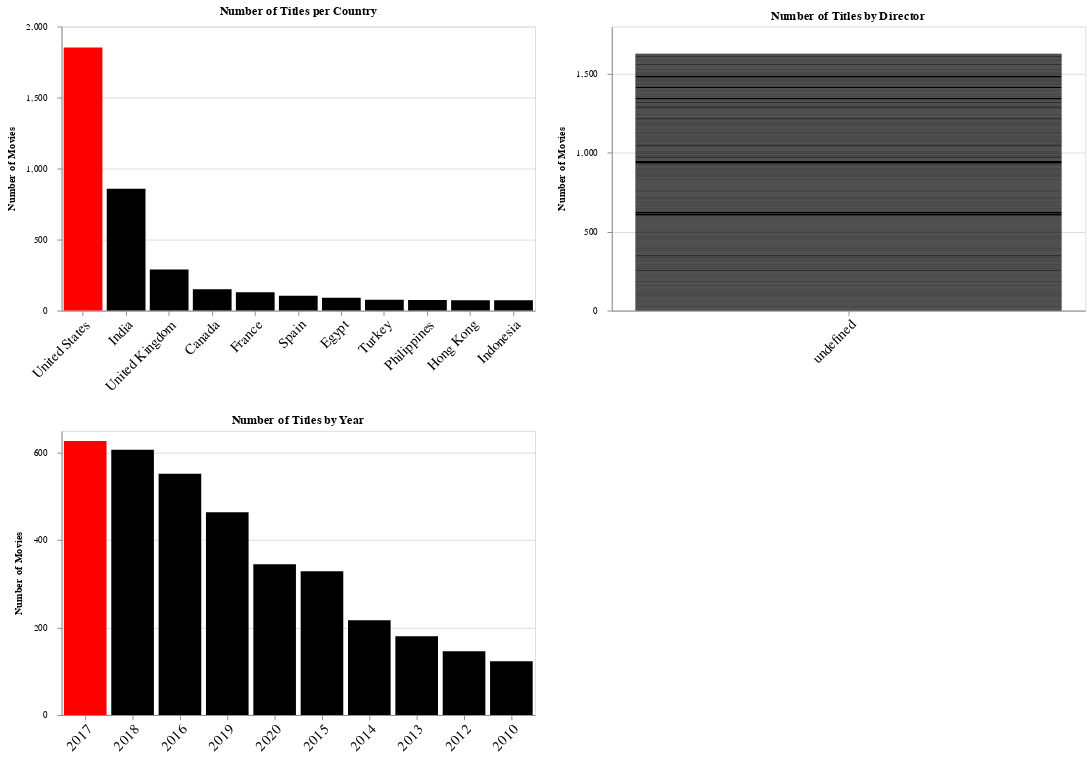

The notebook cell this image was saved under:
### Code cell
# Coding the graphs done in hidden cell. Data used in the graphs are visible in the cells above.
# Remake the year chart into something pertaining to actors, then continue with the genre scripting aboved
alt.vconcat((titles_per_country | titles_by_director),(titles_by_year))

### Figure 1 — Vega-Lite specification as saved in the notebook (floating-point values rounded to 4 significant figures; data arrays with more than 128 entries replaced by an {"elided": "..."} marker saying what was removed)
{"config": {"view": {"continuousWidth": 400, "continuousHeight": 300}}, "vconcat": [{"hconcat": [{"data": {"name": "data-fd6ef6d47e0f03cbec7206c6a26bc577"}, "mark": {"type": "bar", "color": "red"}, "encoding": {"color": {"condition": {"value": "red", "test": "(datum.rank === 1)"}, "value": "black"}, "tooltip": [{"type": "nominal", "field": "1st country"}, {"type": "quantitative", "field": "title"}], "x": {"type": "nominal", "axis": {"labelAngle": -45, "labelFontSize": 15}, "field": "1st country", "sort": {"field": "title", "order": "descending"}, "title": null}, "y": {"type": "quantitative", "axis": {"labelPadding": 10, "tickCount": 4, "title": "Number of Movies", "titlePadding": 10}, "field": "title"}}, "height": 300, "title": "Number of Titles per Country", "transform": [{"window": [{"op": "rank", "field": "title", "as": "rank"}], "sort": [{"field": "title", "order": "descending"}]}, {"filter": "(datum.rank <= 10)"}], "width": 500}, {"data": {"name": "data-96b85e4445135dc6d3592e8b50fe5d4f"}, "mark": {"type": "bar", "color": "red"}, "encoding": {"color": {"condition": {"value": "red", "test": "(datum.rank === 1)"}, "value": "black"}, "tooltip": [{"type": "nominal", "field": "1st Named Director"}, {"type": "quantitative", "field": "title"}], "x": {"type": "nominal", "axis": {"labelAngle": -45, "labelFontSize": 15}, "field": "1st Named Director", "sort": {"field": "title", "order": "descending"}, "title": null}, "y": {"type": "quantitative", "axis": {"labelPadding": 10, "tickCount": 4, "title": "Number of Movies", "titlePadding": 10}, "field": "title"}}, "height": 300, "title": "Number of Titles by Director", "width": 500}]}, {"data": {"name": "data-ca6a5821afc3c89b2a0b358664a0593b"}, "mark": {"type": "bar", "color": "red"}, "encoding": {"color": {"condition": {"value": "red", "test": "(datum.rank === 1)"}, "value": "black"}, "tooltip": [{"type": "nominal", "field": "release_year"}, {"type": "quantitative", "field": "title"}], "x": {"type": "nominal", "axis": {"labelAngle": -45, "labelFontSize": 15}, "field": "release_year", "sort": {"field": "title", "order": "descending"}, "title": null}, "y": {"type": "quantitative", "axis": {"labelPadding": 10, "tickCount": 4, "title": "Number of Movies", "titlePadding": 10}, "field": "title"}}, "height": 300, "title": "Number of Titles by Year", "transform": [{"window": [{"op": "rank", "field": "title", "as": "rank"}], "sort": [{"field": "title", "order": "descending"}]}, {"filter": "(datum.rank <= 10)"}], "width": 500}], "$schema": "https://vega.github.io/schema/vega-lite/v4.8.1.json", "datasets": {"data-fd6ef6d47e0f03cbec7206c6a26bc577": [{"1st country": "Argentina", "title": 45}, {"1st country": "Australia", "title": 49}, {"1st country": "Austria", "title": 5}, {"1st country": "Bangladesh", "title": 2}, {"1st country": "Belgium", "title": 5}, {"1st country": "Brazil", "title": 43}, {"1st country": "Bulgaria", "title": 5}, {"1st country": "Cambodia", "title": 2}, {"1st country": "Canada", "title": 151}, {"1st country": "Chile", "title": 17}, {"1st country": "China", "title": 45}, {"1st country": "Colombia", "title": 11}, {"1st country": "Croatia", "title": 1}, {"1st country": "Czech Republic", "title": 3}, {"1st country": "Denmark", "title": 14}, {"1st country": "Egypt", "title": 91}, {"1st country": "Finland", "title": 2}, {"1st country": "France", "title": 129}, {"1st country": "Georgia", "title": 1}, {"1st country": "Germany", "title": 60}, {"1st country": "Ghana", "title": 4}, {"1st country": "Guatemala", "title": 1}, {"1st country": "Hong Kong", "title": 73}, {"1st country": "Hungary", "title": 4}, {"1st country": "Iceland", "title": 3}, {"1st country": "India", "title": 858}, {"1st country": "Indonesia", "title": 73}, {"1st country": "Iran", "title": 1}, {"1st country": "Ireland", "title": 17}, {"1st country": "Israel", "title": 11}, {"1st country": "Italy", "title": 33}, {"1st country": "Jamaica", "title": 1}, {"1st country": "Japan", "title": 71}, {"1st country": "Kenya", "title": 3}, {"1st country": "Kuwait", "title": 4}, {"1st country": "Lebanon", "title": 13}, {"1st country": "Malaysia", "title": 16}, {"1st country": "Mexico", "title": 71}, {"1st country": "Namibia", "title": 1}, {"1st country": "Netherlands", "title": 17}, {"1st country": "New Zealand", "title": 13}, {"1st country": "Nigeria", "title": 62}, {"1st country": "Norway", "title": 10}, {"1st country": "Pakistan", "title": 17}, {"1st country": "Paraguay", "title": 1}, {"1st country": "Peru", "title": 4}, {"1st country": "Philippines", "title": 74}, {"1st country": "Poland", "title": 18}, {"1st country": "Portugal", "title": 2}, {"1st country": "Romania", "title": 9}, {"1st country": "Russia", "title": 4}, {"1st country": "Saudi Arabia", "title": 6}, {"1st country": "Serbia", "title": 3}, {"1st country": "Singapore", "title": 10}, {"1st country": "Slovenia", "title": 1}, {"1st country": "Somalia", "title": 1}, {"1st country": "South Africa", "title": 29}, {"1st country": "South Korea", "title": 38}, {"1st country": "Soviet Union", "title": 1}, {"1st country": "Spain", "title": 105}, {"1st country": "Sweden", "title": 6}, {"1st country": "Switzerland", "title": 6}, {"1st country": "Taiwan", "title": 11}, {"1st country": "Thailand", "title": 37}, {"1st country": "Turkey", "title": 76}, {"1st country": "United Arab Emirates", "title": 17}, {"1st country": "United Kingdom", "title": 289}, {"1st country": "United States", "title": 1853}, {"1st country": "Uruguay", "title": 7}, {"1st country": "Venezuela", "title": 1}, {"1st country": "Vietnam", "title": 5}, {"1st country": "Zimbabwe", "title": 1}], "data-96b85e4445135dc6d3592e8b50fe5d4f": {"elided": "1268 records"}, "data-ca6a5821afc3c89b2a0b358664a0593b": [{"release_year": 1942, "title": 1}, {"release_year": 1944, "title": 1}, {"release_year": 1945, "title": 1}, {"release_year": 1946, "title": 1}, {"release_year": 1947, "title": 1}, {"release_year": 1954, "title": 2}, {"release_year": 1955, "title": 3}, {"release_year": 1956, "title": 2}, {"release_year": 1958, "title": 3}, {"release_year": 1959, "title": 1}, {"release_year": 1960, "title": 3}, {"release_year": 1962, "title": 3}, {"release_year": 1963, "title": 1}, {"release_year": 1964, "title": 1}, {"release_year": 1965, "title": 2}, {"release_year": 1966, "title": 1}, {"release_year": 1967, "title": 4}, {"release_year": 1968, "title": 3}, {"release_year": 1969, "title": 2}, {"release_year": 1970, "title": 2}, {"release_year": 1971, "title": 5}, {"release_year": 1972, "title": 3}, {"release_year": 1973, "title": 10}, {"release_year": 1974, "title": 6}, {"release_year": 1975, "title": 6}, {"release_year": 1976, "title": 8}, {"release_year": 1977, "title": 5}, {"release_year": 1978, "title": 6}, {"release_year": 1979, "title": 9}, {"release_year": 1980, "title": 9}, {"release_year": 1981, "title": 8}, {"release_year": 1982, "title": 14}, {"release_year": 1983, "title": 8}, {"release_year": 1984, "title": 8}, {"release_year": 1985, "title": 7}, {"release_year": 1986, "title": 8}, {"release_year": 1987, "title": 7}, {"release_year": 1988, "title": 14}, {"release_year": 1989, "title": 12}, {"release_year": 1990, "title": 14}, {"release_year": 1991, "title": 14}, {"release_year": 1992, "title": 16}, {"release_year": 1993, "title": 16}, {"release_year": 1994, "title": 14}, {"release_year": 1995, "title": 16}, {"release_year": 1996, "title": 15}, {"release_year": 1997, "title": 26}, {"release_year": 1998, "title": 26}, {"release_year": 1999, "title": 26}, {"release_year": 2000, "title": 30}, {"release_year": 2001, "title": 31}, {"release_year": 2002, "title": 39}, {"release_year": 2003, "title": 39}, {"release_year": 2004, "title": 50}, {"release_year": 2005, "title": 59}, {"release_year": 2006, "title": 72}, {"release_year": 2007, "title": 69}, {"release_year": 2008, "title": 99}, {"release_year": 2009, "title": 101}, {"release_year": 2010, "title": 123}, {"release_year": 2011, "title": 117}, {"release_year": 2012, "title": 146}, {"release_year": 2013, "title": 180}, {"release_year": 2014, "title": 217}, {"release_year": 2015, "title": 329}, {"release_year": 2016, "title": 552}, {"release_year": 2017, "title": 627}, {"release_year": 2018, "title": 607}, {"release_year": 2019, "title": 464}, {"release_year": 2020, "title": 345}, {"release_year": 2021, "title": 3}]}}
